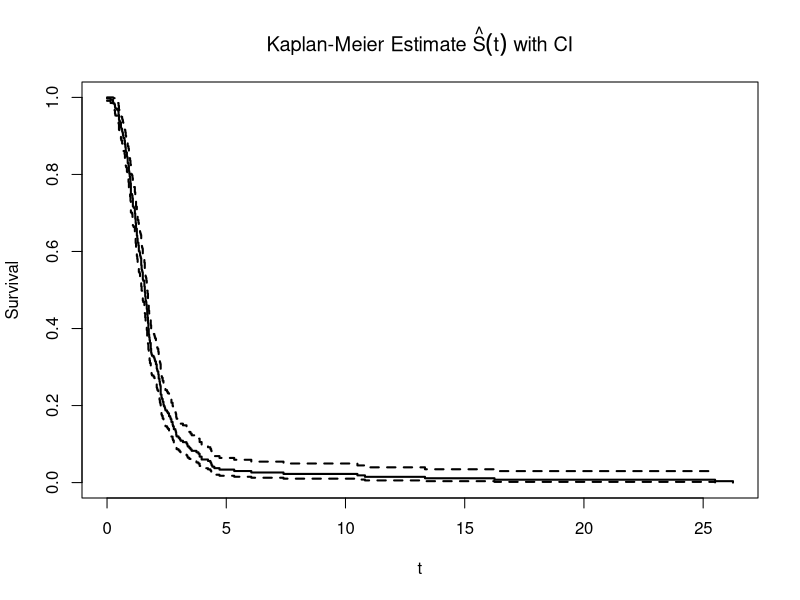
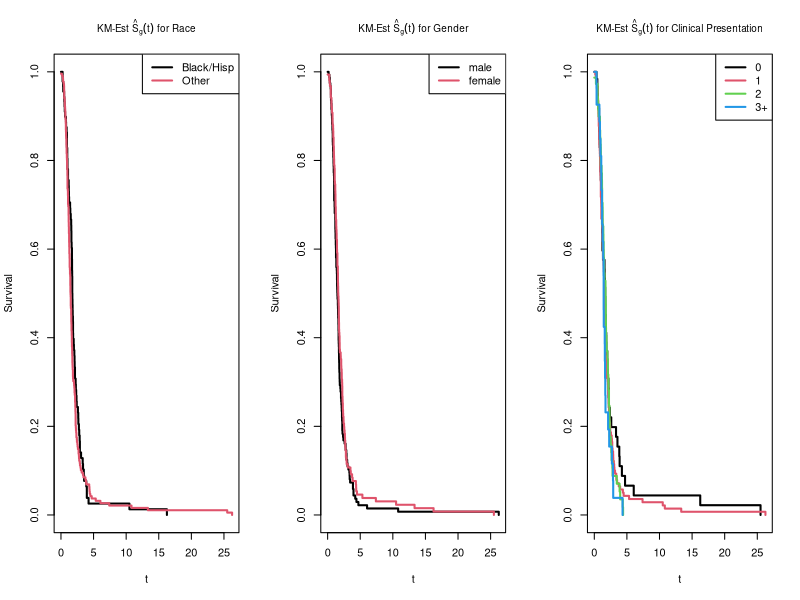
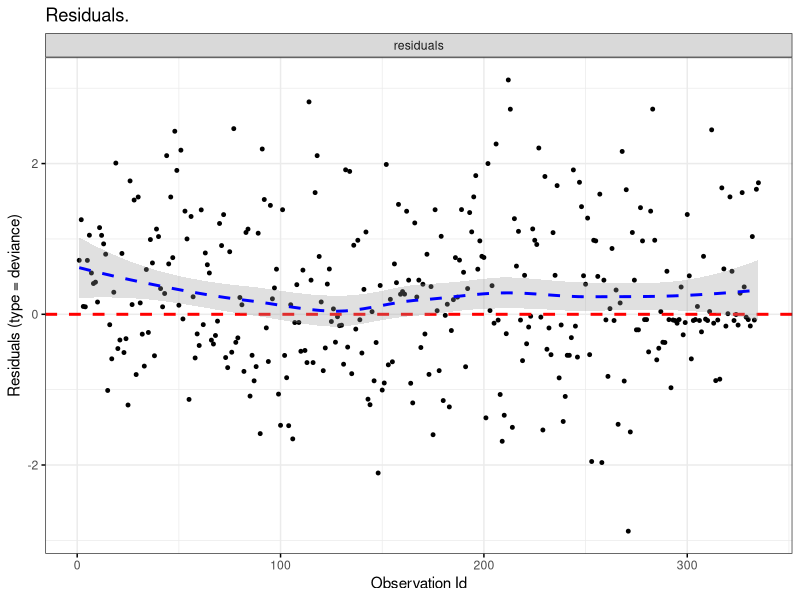
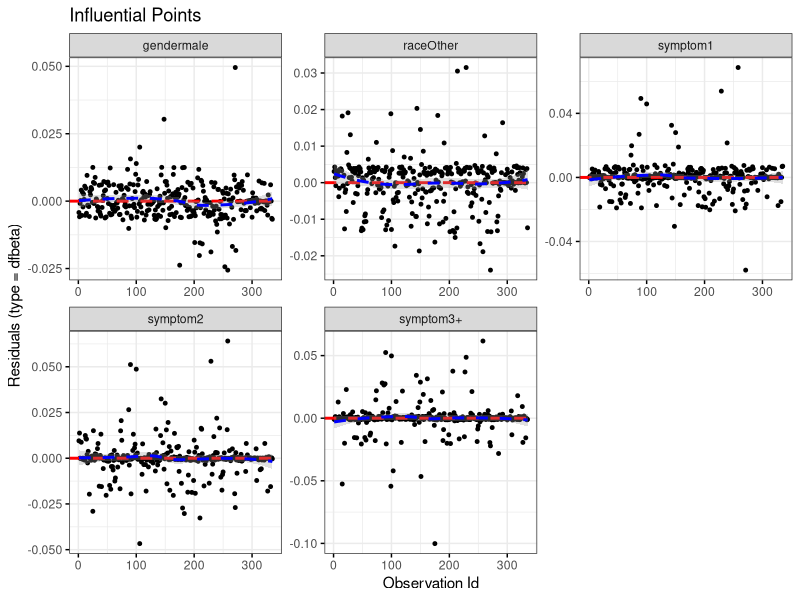

These figures' R source, in order: (Note: this script raises an error after producing the figures.)
## ---- chunk 1
set.seed(440)
knitr::opts_chunk$set(echo = FALSE, warning = FALSE, message=FALSE)
library(knitr)
library(ggplot2)
library(survival)
library(gridExtra)
library(dplyr)
library(survminer)
library(reshape2)
library(glmnet)
library(arm)
## ---- chunk 2
dat <- read.table("kellydat.txt", header=T)
dat$race = "Other"
dat$race[dat$black==1|dat$hisp==1 ]="Black or Hispanic"
dat$gender = "male"
dat$gender[dat$male==0]="female"
dat$symptom = "0"
dat$symptom[dat$sn1==1]="1"
dat$symptom[dat$sn2==1]="2"
dat$symptom[dat$sn3==1|dat$all4==1]="3+"
dat$scan="not scanned"
dat$scan[dat$fail==1]="scanned"
dat = dat %>% group_by(race) %>% mutate(racescan = ifelse(fail == 1, mean(fail), 1-mean(fail)))
dat = dat %>% group_by(symptom) %>% mutate(symptomscan = ifelse(fail == 1, mean(fail), 1-mean(fail)))
dat = dat %>% group_by(gender) %>% mutate(genderscan = ifelse(fail == 1, mean(fail), 1-mean(fail))) %>% as.data.frame()
## ---- chunk 3
dat.KM <- survfit(Surv(nctdel, fail) ~ 1, data = dat) #estimated survival curve 

plot(dat.KM, main=expression(paste("Kaplan-Meier Estimate ", hat(S)(t), " with CI")),
     xlab="t", ylab="Survival", lwd=2)
## ---- chunk 4

par(mfrow=c(1,3))
dat.KM.race <- survfit(Surv(nctdel, fail) ~ race, type="kaplan-meier", conf.type="log", data=dat)

plot(dat.KM.race, main=expression(paste("KM-Est ", hat(S)[g](t), " for Race")),
     xlab="t", ylab="Survival", lwd=2, col=1:3, cex.main=0.9)
legend(x="topright", col=1:2, lwd=2, legend=c("Black/Hisp", "Other"))

dat.KM.gender <- survfit(Surv(nctdel, fail) ~ male, type="kaplan-meier", conf.type="log", data=dat)

plot(dat.KM.gender, main=expression(paste("KM-Est ", hat(S)[g](t), " for Gender")),
     xlab="t", ylab="Survival", lwd=2, col=1:2, cex.main=0.9)
legend(x="topright", col=1:2, lwd=2, legend=c("male", "female"))

dat.KM.symptom <- survfit(Surv(nctdel, fail) ~ symptom, type="kaplan-meier", conf.type="log", data=dat)

plot(dat.KM.symptom, main=expression(paste("KM-Est ", hat(S)[g](t), " for Clinical Presentation")),
     xlab="t", ylab="Survival", lwd=2, col=1:4, cex.main=0.9)
legend(x="topright", col=1:4, lwd=2, legend=c("0", "1", "2", "3+"))


## ---- chunk 5
fitCPH_all<- coxph(Surv(nctdel, fail) ~ gender+race+symptom, data=dat)
## ---- chunk 6
ggcoxdiagnostics(fitCPH_all, type = "deviance",
                 linear.predictions = FALSE, ggtheme = theme_bw(), main= "Residuals.") #residuals
## ---- chunk 7
ggcoxdiagnostics(fitCPH_all, type = "dfbeta",
                 linear.predictions = FALSE, ggtheme = theme_bw(),  main="Influential Points")#influential points
## ---- chunk 8
kable(data.frame(cox.zph(fitCPH_all)[[1]]))
## ---- chunk 9
summary(fitCPH_all)
## ---- chunk 10

lower_bound <- function(x, bounds){
  ret <- rep(NA, length(x))
  for(i in 1:length(x)){
    xi <- x[i]
    found <- (which(xi >= c(-Inf, bounds) & (xi <= c(bounds, Inf))))[1] - 1
    if(found==0){found<-1}
    ret[i] <- bounds[found]
  }
  return(ret)
}

de_logit <- function(logodds){
  o <- exp(logodds)
  p <- o/(1+o)
  return(p)
}
bounds <- 0:5

dat$timecat <- as.integer(as.factor(lower_bound(dat$nctdel, bounds)))
dat$personid <- 1:nrow(dat)
datcat <- merge(dat$personid, bounds) %>% 
          unique() %>% 
          mutate(personid=x, timecat=as.integer(as.factor(y))) %>%
          arrange(personid, timecat) %>% 
            #take all unique combinations of people and time categories
          merge(dat, by=c("personid", "timecat"), all=TRUE) %>%
          mutate(fail = ifelse(is.na(fail), 0, fail)) %>%
            #add fail column
          group_by(personid) %>%
          mutate(maxtimecat = (timecat)[!is.na(nctdel)],
                 atrisk = (timecat <= maxtimecat)) %>%
          filter(atrisk) %>%
            #for each person, identify rows where persons are not at risk (after they fail/drop out), and remove those rows
          dplyr::select(personid, timecat, fail) %>%
          as.data.frame()

#code to add predictors of race, gender, and number of symptoms
datcat <- merge(datcat, dat, by="personid", all=T) %>% 
          mutate(symptom0 = ifelse(symptom == 0, 1, 0),
                 symptom1 = ifelse(symptom == 1, 1, 0),
                 symptom2 = ifelse(symptom == 2, 1, 0),
                 raceother = ifelse(race == "Other", 1, 0), 
                 male = ifelse(gender == "male", 1, 0), 
                 personid = as.integer(personid), 
                 timecat = as.integer(timecat.x), 
                 fail = as.integer(fail.x)) %>% 
          dplyr::select(personid, timecat = timecat, fail = fail, symptom0, symptom1, symptom2, raceother, male)

#code to add indicator effects of every timeunit
Xmat <- array(0, c(nrow(datcat), length(bounds)))
# previd <- NA
# changes <- c(diff(datcat$personid), 1) #a 1 marks the final index of each personid
# counts <- data.frame(x = datcat$personid) %>% group_by(x) %>% mutate(n=n()) %>% '[['("n")

for(r in 1:nrow(datcat)){
  Xmat[r,datcat$timecat[r]] <- 1
}

colnames(Xmat) <- paste0("X",1:ncol(Xmat))


datcat_X <- (cbind((datcat), Xmat))

#nullmod <- glm(fail ~ 1, data=datcat_X, family="binomial")

logistic_diagnostics <- function(mod=NA, ydat=y, Xdat=X){
  
  if(class(mod) == "cv.glmnet"){
    fitvals <- predict.cv.glmnet(mod, newx = Xdat, s="lambda.min")
  }else{
    fitvals <- predict.glm(mod, newdata=data.frame(Xdat))
  }
  p_hat <- de_logit(fitvals)
  resids_p <- (ydat-p_hat)/(sqrt(p_hat*(1-p_hat)))
  s <- ydat; s[ydat==0] <- -1
  resids_d <- s*sqrt(-2*(ydat*log(p_hat) + (1-ydat)*log(1-p_hat)))
  resids_p_stat <- sum(resids_p^2)
  resids_d_stat <- -2*sum(ydat*log(p_hat) + (1-ydat)*log(1-p_hat))
  p <- sum(as.matrix(coef(mod)) != 0)
  dof <- nrow(Xdat)-p
  return(list(p_hat = p_hat, resids_p=resids_p, resids_p_stat=resids_p_stat, resids_d=resids_d, resids_d_stat=resids_d_stat, dof=dof))
}

indepcols <- which(!colnames(datcat_X) %in% c("fail", "personid", "timecat"))
X <- as.matrix(datcat_X[,indepcols])
y <- datcat_X$fail

#0 means no incercept
logmod <- glm(y ~ 0 + ., family="binomial", data = as.data.frame(cbind(y,X)))
logmod_stats <- logistic_diagnostics(logmod)
logmodtest <- pchisq(logmod$deviance, logmod$df.residual, lower=FALSE)

lassomod <- cv.glmnet(y=y, x = X, family="binomial", type.measure="class", alpha = 1, intercept=FALSE)
lassomod_stats <- logistic_diagnostics(lassomod)
lassomodtest <- pchisq(lassomod_stats$resids_d_stat, lassomod_stats$dof, lower=FALSE)

ridgemod <- cv.glmnet(y=y, x = X, family="binomial", type.measure="class", alpha = 0,intercept=FALSE)
ridgemod_stats <- logistic_diagnostics(ridgemod)
ridgemodtest <- pchisq(ridgemod_stats$resids_d_stat, ridgemod_stats$dof, lower=FALSE)
## ---- chunk 11
#evaluating deviance of models. small p-value = lack of fit
#par((mfrow = c(3,1)))

stats <- summary(logmod)$coefficients
xbar <- stats[,1]
sigma <- stats[,2]
logmodcoef <- xbar + 1.96*cbind(-sigma, sigma)
logmodcoef <- round(logmodcoef,4)
colnames(logmodcoef) <- c("Lower", "Upper")
binnedplot(x=logmod$fitted.values, y=logmod_stats$resids_d, main = "OLS Logistic Regression Binned Residuals", ylab = "Deviance Residuals", xlab = "Fitted Values", nclass = 50)

lassomodcoef <- round(as.matrix(coef(lassomod)),4)
colnames(lassomodcoef) <- "LASSO Estimate"
binnedplot(x=lassomod_stats$p_hat, y=lassomod_stats$resids_d, main = "LASSO Logistic Regression Binned Residuals", ylab = "Deviance Residuals", xlab = "Fitted Values", nclass = 50)

ridgemodcoef <- round(as.matrix(coef(ridgemod)),4)
colnames(ridgemodcoef) <- "Ridge Estimate"
binnedplot(x=ridgemod_stats$p_hat, y=ridgemod_stats$resids_d, main = "Ridge Logistic Regression Binned Residuals", ylab = "Deviance Residuals", xlab = "Fitted Values", nclass = 50)

d <- round(matrix(c(logmodtest, lassomodtest, ridgemodtest)),4)
colnames(d) <- "Deviance p-value"
rownames(d) <- c("OLS", "LASSO Penalty", "Ridge Penalty")

kable(d)
kable(logmodcoef)
kable(lassomodcoef)
kable(ridgemodcoef)
